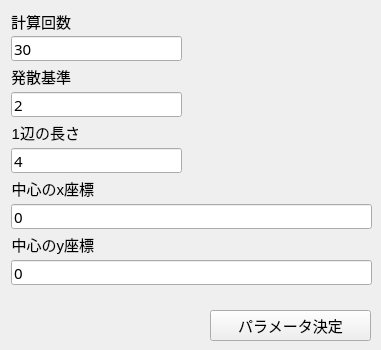
    <widget class="QWidget" name="mandel">
     <attribute name="title">
      <string>マンデルブロ集合</string>
     </attribute>
     <widget class="QPushButton" name="pushButton_4">
      <property name="geometry">
       <rect>
        <x>210</x>
        <y>310</y>
        <width>161</width>
        <height>31</height>
       </rect>
      </property>
      <property name="font">
       <font>
        <family>Meiryo UI</family>
        <pointsize>11</pointsize>
        <weight>50</weight>
        <italic>false</italic>
        <bold>false</bold>
       </font>
      </property>
      <property name="styleSheet">
       <string notr="true">QPushButton
{
font: 11pt &quot;Meiryo UI&quot;;
}</string>
      </property>
      <property name="text">
       <string>パラメータ決定</string>
      </property>
     </widget>
     <widget class="QLineEdit" name="mPosXText">
      <property name="geometry">
       <rect>
        <x>11</x>
        <y>204</y>
        <width>361</width>
        <height>25</height>
       </rect>
      </property>
      <property name="font">
       <font>
        <family>07ロゴたいぷゴシック7</family>
        <pointsize>11</pointsize>
        <weight>50</weight>
        <italic>false</italic>
        <bold>false</bold>
       </font>
      </property>
      <property name="text">
       <string>0</string>
      </property>
     </widget>
     <widget class="QLineEdit" name="mSizeText">
      <property name="geometry">
       <rect>
        <x>11</x>
        <y>148</y>
        <width>171</width>
        <height>25</height>
       </rect>
      </property>
      <property name="font">
       <font>
        <family>07ロゴたいぷゴシック7</family>
        <pointsize>11</pointsize>
        <weight>50</weight>
        <italic>false</italic>
        <bold>false</bold>
       </font>
      </property>
      <property name="text">
       <string>4</string>
      </property>
     </widget>
     <widget class="QLineEdit" name="mdgText">
      <property name="geometry">
       <rect>
        <x>11</x>
        <y>92</y>
        <width>171</width>
        <height>25</height>
       </rect>
      </property>
      <property name="font">
       <font>
        <family>07ロゴたいぷゴシック7</family>
        <pointsize>11</pointsize>
        <weight>50</weight>
        <italic>false</italic>
        <bold>false</bold>
       </font>
      </property>
      <property name="text">
       <string>2</string>
      </property>
     </widget>
     <widget class="QLabel" name="label_2">
      <property name="geometry">
       <rect>
        <x>10</x>
        <y>11</y>
        <width>61</width>
        <height>20</height>
       </rect>
      </property>
      <property name="font">
       <font>
        <family>Meiryo UI</family>
        <pointsize>11</pointsize>
        <weight>9</weight>
        <italic>false</italic>
        <bold>false</bold>
       </font>
      </property>
      <property name="text">
       <string>計算回数</string>
      </property>
      <property name="alignment">
       <set>Qt::AlignRight|Qt::AlignTrailing|Qt::AlignVCenter</set>
      </property>
     </widget>
     <widget class="QLabel" name="label_5">
      <property name="geometry">
       <rect>
        <x>11</x>
        <y>179</y>
        <width>83</width>
        <height>19</height>
       </rect>
      </property>
      <property name="font">
       <font>
        <family>Meiryo UI</family>
        <pointsize>11</pointsize>
        <weight>9</weight>
        <italic>false</italic>
        <bold>false</bold>
       </font>
      </property>
      <property name="text">
       <string>中心のx座標</string>
      </property>
      <property name="alignment">
       <set>Qt::AlignRight|Qt::AlignTrailing|Qt::AlignVCenter</set>
      </property>
     </widget>
     <widget class="QLabel" name="label_6">
      <property name="geometry">
       <rect>
        <x>11</x>
        <y>235</y>
        <width>83</width>
        <height>19</height>
       </rect>
      </property>
      <property name="font">
       <font>
        <family>Meiryo UI</family>
        <pointsize>11</pointsize>
        <weight>9</weight>
        <italic>false</italic>
        <bold>false</bold>
       </font>
      </property>
      <property name="text">
       <string>中心のy座標</string>
      </property>
      <property name="alignment">
       <set>Qt::AlignRight|Qt::AlignTrailing|Qt::AlignVCenter</set>
      </property>
     </widget>
     <widget class="QLabel" name="label_3">
      <property name="geometry">
       <rect>
        <x>11</x>
        <y>67</y>
        <width>60</width>
        <height>19</height>
       </rect>
      </property>
      <property name="font">
       <font>
        <family>Meiryo UI</family>
        <pointsize>11</pointsize>
        <weight>9</weight>
        <italic>false</italic>
        <bold>false</bold>
       </font>
      </property>
      <property name="text">
       <string>発散基準</string>
      </property>
      <property name="alignment">
       <set>Qt::AlignRight|Qt::AlignTrailing|Qt::AlignVCenter</set>
      </property>
     </widget>
     <widget class="QLabel" name="label_4">
      <property name="geometry">
       <rect>
        <x>11</x>
        <y>123</y>
        <width>69</width>
        <height>19</height>
       </rect>
      </property>
      <property name="font">
       <font>
        <family>Meiryo UI</family>
        <pointsize>11</pointsize>
        <weight>9</weight>
        <italic>false</italic>
        <bold>false</bold>
       </font>
      </property>
      <property name="text">
       <string>1辺の長さ</string>
      </property>
      <property name="alignment">
       <set>Qt::AlignRight|Qt::AlignTrailing|Qt::AlignVCenter</set>
      </property>
     </widget>
     <widget class="QLineEdit" name="mPosYText">
      <property name="geometry">
       <rect>
        <x>11</x>
        <y>260</y>
        <width>361</width>
        <height>25</height>
       </rect>
      </property>
      <property name="font">
       <font>
        <family>07ロゴたいぷゴシック7</family>
        <pointsize>11</pointsize>
        <weight>50</weight>
        <italic>false</italic>
        <bold>false</bold>
       </font>
      </property>
      <property name="text">
       <string>0</string>
      </property>
     </widget>
     <widget class="QLineEdit" name="mCalcLimitText">
      <property name="geometry">
       <rect>
        <x>11</x>
        <y>36</y>
        <width>171</width>
        <height>25</height>
       </rect>
      </property>
      <property name="font">
       <font>
        <family>07ロゴたいぷゴシック7</family>
        <pointsize>11</pointsize>
        <weight>50</weight>
        <italic>false</italic>
        <bold>false</bold>
       </font>
      </property>
      <property name="text">
       <string>30</string>
      </property>
      <property name="clearButtonEnabled">
       <bool>false</bool>
      </property>
     </widget>
    </widget>
